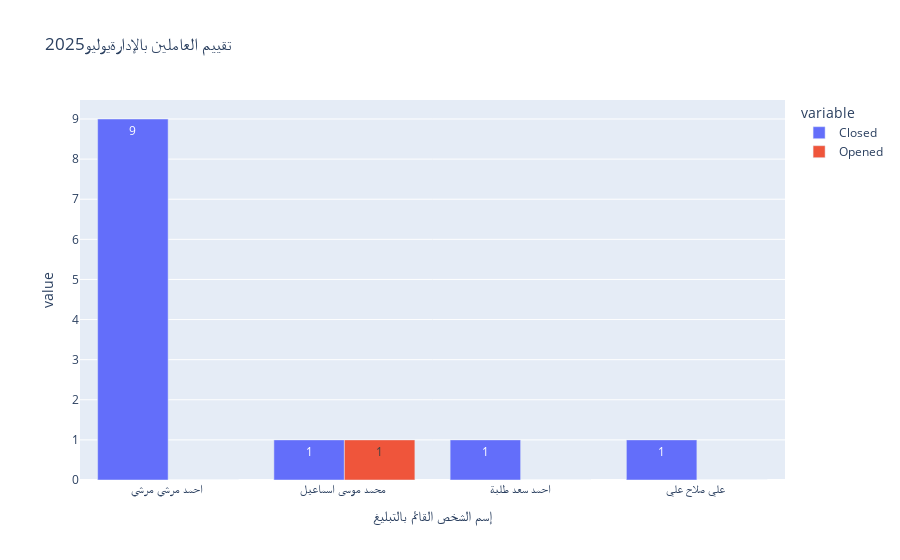

The cell this chart's notebook holds for it:
### Code cell
px.bar(data_frame=ncr_hse7,x='إسم الشخص القائم بالتبليغ',y=['Closed', 'Opened'], barmode='group',text_auto=True,title=' تقييم العاملين باﻹدارةيوليو2025')

### Figure 1 — Plotly figure (JSON) as saved in the notebook; plotly's stock layout.template omitted (floating-point values rounded to 4 significant figures)
{"data": [{"alignmentgroup": "True", "hovertemplate": "variable=Closed<br>إسم الشخص القائم بالتبليغ=%{x}<br>value=%{y}<extra></extra>", "legendgroup": "Closed", "marker": {"color": "#636efa", "pattern": {"shape": ""}}, "name": "Closed", "offsetgroup": "Closed", "orientation": "v", "showlegend": true, "textposition": "auto", "texttemplate": "%{y}", "type": "bar", "x": ["احمد مرسي مرسي ", "محمد موسى اسماعيل ", "احمد سعد طلبة", "علي صلاح علي "], "xaxis": "x", "y": [9, 1, 1, 1], "yaxis": "y"}, {"alignmentgroup": "True", "hovertemplate": "variable=Opened<br>إسم الشخص القائم بالتبليغ=%{x}<br>value=%{y}<extra></extra>", "legendgroup": "Opened", "marker": {"color": "#EF553B", "pattern": {"shape": ""}}, "name": "Opened", "offsetgroup": "Opened", "orientation": "v", "showlegend": true, "textposition": "auto", "texttemplate": "%{y}", "type": "bar", "x": ["احمد مرسي مرسي ", "محمد موسى اسماعيل ", "احمد سعد طلبة", "علي صلاح علي "], "xaxis": "x", "y": [0, 1, 0, 0], "yaxis": "y"}], "layout": {"barmode": "group", "legend": {"title": {"text": "variable"}, "tracegroupgap": 0}, "title": {"text": " تقييم العاملين باﻹدارةيوليو2025"}, "xaxis": {"anchor": "y", "domain": [0, 1], "title": {"text": "إسم الشخص القائم بالتبليغ"}}, "yaxis": {"anchor": "x", "domain": [0, 1], "title": {"text": "value"}}}}
